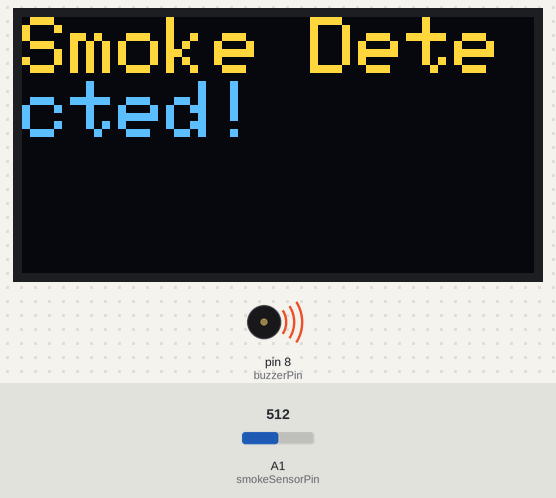
A sketch run on a simulated Arduino Uno, built with avr-gcc and run on an emulated ATmega328P. Parts: 128×64 one-colour display, buzzer (waves = sounding, pin HIGH). Inputs (shaded band) come from the test bench; at power-on: A1 (smokeSensorPin) = 512. The OLED is the two-colour kind (top 16 rows yellow).

Above: at 4.2 s.
4.3 s: A1 (smokeSensorPin) set to 215
6.3 s: A1 (smokeSensorPin) set to 190
At 7.5 s:
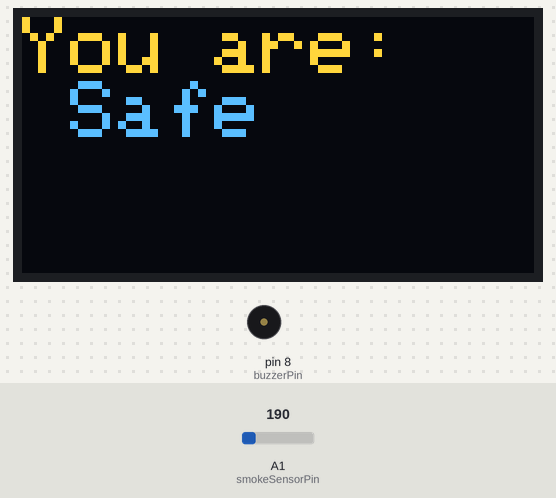
8.7 s: A1 (smokeSensorPin) set to 210
At 9.9 s:
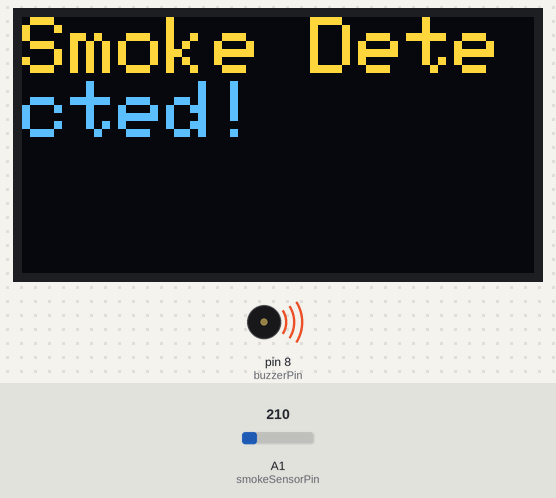
10.7 s: A1 (smokeSensorPin) set to 122
At 12.3 s:
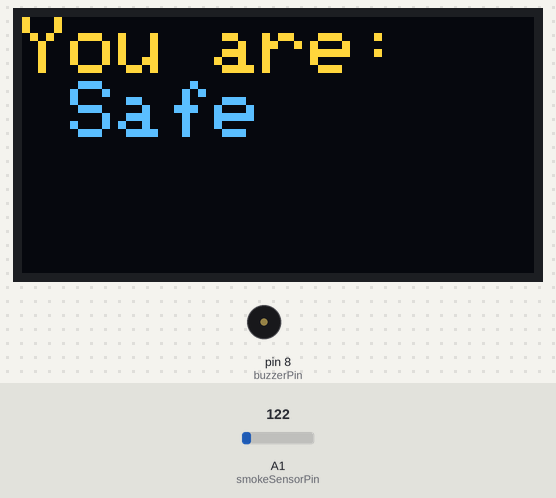
Timing chart, 0 to 13.8 s (numbered marks = the images above; inputs shaded):
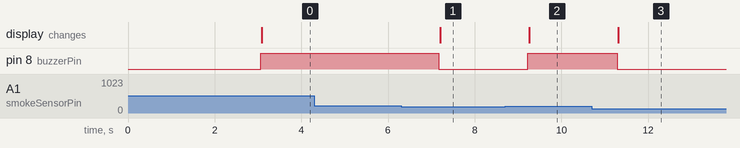

The sketch:

Smoke.ino
```cpp
#include <Wire.h>
#include <Adafruit_GFX.h>
#include <Adafruit_SSD1306.h>

// OLED display configuration
#define SCREEN_WIDTH 128 // OLED display width, in pixels
#define SCREEN_HEIGHT 64 // OLED display height, in pixels
#define OLED_RESET    -1 // Reset pin # (or -1 if sharing Arduino reset pin)
Adafruit_SSD1306 display(SCREEN_WIDTH, SCREEN_HEIGHT, &Wire, OLED_RESET);

// Pin configuration
const int smokeSensorPin = A1;    // MQ-2 sensor connected to analog pin A1
const int threshold = 200;        // Threshold value for smoke detection
const int buzzerPin = 8;          // Buzzer connected to pin 8

void setup() {
  Serial.begin(115200);

  // Initialize the OLED display
  if (!display.begin(SSD1306_SWITCHCAPVCC, 0x3C)) {
    Serial.println(F("SSD1306 allocation failed"));
    for (;;); // Halt if OLED initialization fails
  }

  // Clear the display
  display.clearDisplay();

  // Display "Smoke Monitoring System" at startup
  display.fillRect(0, 0, SCREEN_WIDTH, 16, WHITE); // Filled rectangle for header
  display.setTextSize(1);
  display.setTextColor(BLACK); // Invert text color for the header
  display.setCursor(1, 1);
  display.println("SMOKE MONITORING SYSTEM");

  // Display the content on the OLED
  display.display();
  delay(3000); // Hold the message for 3 seconds

  // Initialize buzzer pin as output
  pinMode(buzzerPin, OUTPUT);
}

void loop() {
  // Read the analog value from the MQ-2 sensor
  int smokeValue = analogRead(smokeSensorPin);

  // Display smoke status on the OLED
  display.clearDisplay();
  display.setTextSize(2);
  display.setTextColor(SSD1306_WHITE);
  display.setCursor(0, 0);

  if (smokeValue >= threshold) {
    display.println("Smoke Detected!");
    digitalWrite(buzzerPin, HIGH);  // Turn on the buzzer
  } else {
    display.println("You are:\n Safe");
    digitalWrite(buzzerPin, LOW);   // Turn off the buzzer
  }

  // Display the updated content on the OLED
  display.display();
  delay(1000); // 1-second delay between readings
}
```

Measured:
- the behaviour switches between 200 and 199 on A1 (smokeSensorPin) (found by bisection; images 0 and 1)
- after the input at 4.3 s, every drawn part: stays the same
- after the input at 6.3 s, pin 8 (buzzerPin): HIGH → LOW after 0.87 s; the display: changes after 0.90 s (image 1)
- after the input at 8.7 s, pin 8 (buzzerPin): LOW → HIGH after 0.53 s; the display: changes after 0.56 s (image 2)
- after the input at 10.7 s, pin 8 (buzzerPin): HIGH → LOW after 0.59 s; the display: changes after 0.61 s (image 3)
